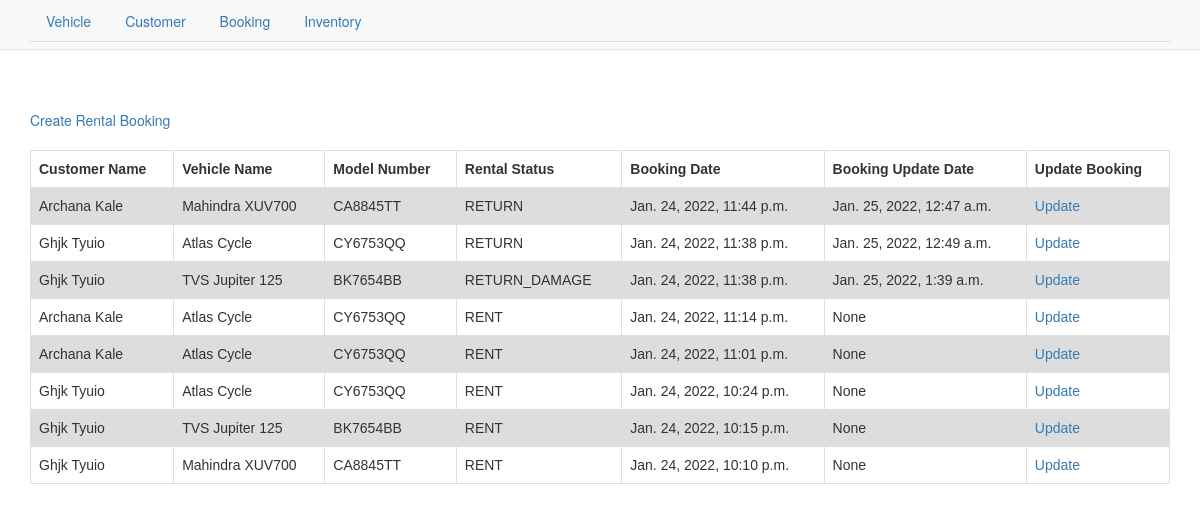
The app's page /booking/list_booking/ with its own data.
### booking/models.py (models this page shows)
class Booking(models.Model):
    customer = models.ForeignKey(Customer, on_delete=models.CASCADE)
    vehicle = models.ForeignKey(Vehicle, on_delete=models.CASCADE)
    rent_status = models.CharField(
        max_length=2,
        choices=RentStatus.choices
    )
    created_at = models.DateTimeField()
    updated_at = models.DateTimeField(null=True, blank=True)
    @property
    def statusName(self):
        return RentStatus(self.rent_status).name

### customer/models.py (models this page shows)
class Customer(models.Model):
    first_name = models.CharField(max_length=250)
    last_name = models.CharField(max_length=250)
    mobile_no = models.CharField(max_length=12)
    email = models.EmailField()
    created_at = models.DateTimeField()
    updated_at = models.DateTimeField(null=True, blank=True)

### vehicle/models.py (models this page shows, shortened)
class Vehicle(models.Model):
    name = models.CharField(max_length=250)
    model_no = models.CharField(max_length=100)
    category = models.CharField(
        max_length=2,
        choices=VehicleCategory.choices
    )
    created_at = models.DateTimeField()
    updated_at = models.DateTimeField(null=True, blank=True)

### booking/views.py (the view)
def listBooking(request):
    context ={}
    context['noItem'] = True
    try:
        context["dataset"] = Booking.objects.all().order_by('-id')
        if len(context["dataset"]) != 0:
            noItem = False
        context['noItem'] = noItem
    except Exception as e:
        print (str(e))
    return render(request, 'booking/list.html', context)

### templates/booking/list.html (shortened to what this page needs)
{% extends "index.html" %}
{% load static %}
{% block body_block %}
<div class="container">
  <br>
  <br>
  <a href="{% url 'booking:create_booking' %}">Create Rental Booking</a>
  <br>
  <br>
    <table>
        <tr>
            <th>Customer Name</th>
            <th>Vehicle Name</th>
            <th>Model Number</th>
            <th>Rental Status</th>
            <th>Booking Date</th>
            <th>Booking Update Date</th>
            <th>Update Booking</th>
        </tr>
        {% if noItem == False %}
        {% for data in dataset %}
          <tr>
              <td>{{ data.customer.first_name|capfirst }} {{ data.customer.last_name|capfirst }}</td>
              <td> {{ data.vehicle.name }}</td>
              <td> {{ data.vehicle.model_no }}</td>
              <td>{{ data.statusName }}</td>
              <td>{{ data.created_at }}</td>
              <td>{{ data.updated_at }}</td>
              <td><a href="{% url 'booking:edit_booking' data.id %}">Update</a></td>
          </tr>
          {% endfor %}
          {% else %}
              <tr>
                <td colspan="4">No Data Found</td>
              </tr>
              {% endif %}
</table>
</div>
{% endblock %}

### templates/booking/list.html (style rules this page uses)
table { font-family: arial, sans-serif; border-collapse: collapse; width: 100%; }
td, th { border: 1px solid #dddddd; text-align: left; padding: 8px; }
tr:nth-child(even) { background-color: #dddddd; }

### records on screen
Booking: customer.first_name "Archana", customer.last_name "Kale", vehicle.name "Mahindra XUV700", vehicle.model_no "CA8845TT", statusName "RETURN", created_at "Jan. 24, 2022, 11:44 p.m.", updated_at "Jan. 25, 2022, 12:47 a.m."
Booking: customer.first_name "Ghjk", customer.last_name "Tyuio", vehicle.name "Atlas Cycle", vehicle.model_no "CY6753QQ", statusName "RETURN", created_at "Jan. 24, 2022, 11:38 p.m.", updated_at "Jan. 25, 2022, 12:49 a.m."
Booking: customer.first_name "Ghjk", customer.last_name "Tyuio", vehicle.name "TVS Jupiter 125", vehicle.model_no "BK7654BB", statusName "RETURN_DAMAGE", created_at "Jan. 24, 2022, 11:38 p.m.", updated_at "Jan. 25, 2022, 1:39 a.m."
Booking: customer.first_name "Archana", customer.last_name "Kale", vehicle.name "Atlas Cycle", vehicle.model_no "CY6753QQ", statusName "RENT", created_at "Jan. 24, 2022, 11:14 p.m.", updated_at "None"
Booking: customer.first_name "Archana", customer.last_name "Kale", vehicle.name "Atlas Cycle", vehicle.model_no "CY6753QQ", statusName "RENT", created_at "Jan. 24, 2022, 11:01 p.m.", updated_at "None"
Booking: customer.first_name "Ghjk", customer.last_name "Tyuio", vehicle.name "Atlas Cycle", vehicle.model_no "CY6753QQ", statusName "RENT", created_at "Jan. 24, 2022, 10:24 p.m.", updated_at "None"
Booking: customer.first_name "Ghjk", customer.last_name "Tyuio", vehicle.name "TVS Jupiter 125", vehicle.model_no "BK7654BB", statusName "RENT", created_at "Jan. 24, 2022, 10:15 p.m.", updated_at "None"
Booking: customer.first_name "Ghjk", customer.last_name "Tyuio", vehicle.name "Mahindra XUV700", vehicle.model_no "CA8845TT", statusName "RENT", created_at "Jan. 24, 2022, 10:10 p.m.", updated_at "None"
